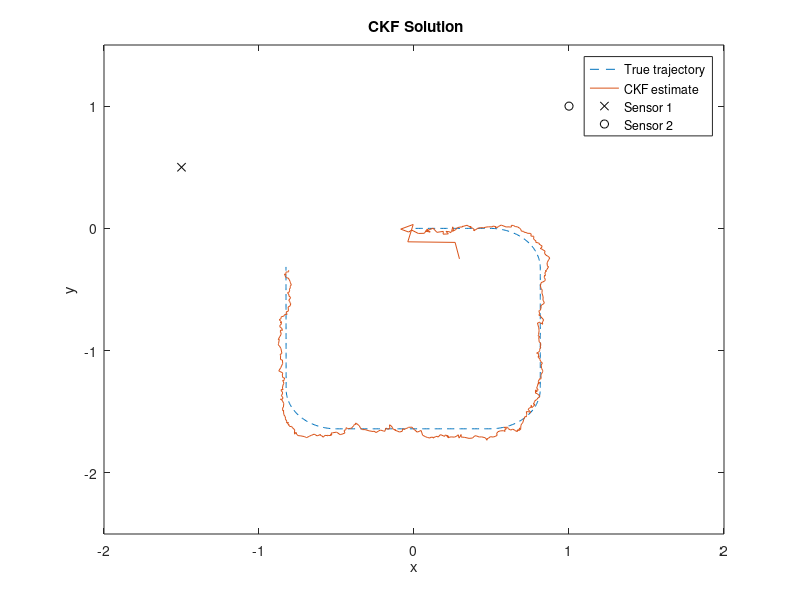

Here is the MATLAB script that generated this plot:
%%%%%%%%%%%%%%%%%%%%%%%%%%%%%%%%%%%%%%%%%%%%%%%%%%%%%%%%%%%%%%%%%
%
% Supplemental Matlab code for Exercise 4.3
%
% This software is distributed under the GNU General Public 
% Licence (version 2 or later); please refer to the file 
% Licence.txt, included with the software, for details.
%
%%%%%%%%%%%%%%%%%%%%%%%%%%%%%%%%%%%%%%%%%%%%%%%%%%%%%%%%%%%%%%%%%

%% Generate data

  % Lock seed
  randn('state',123);

  % Implement RMSE (true and estimate)
  rmse = @(X,EST) sqrt(mean(sum((X-EST).^2)));
  
  % Create a bit curved trajectory and angle
  % measurements from two sensors
  S1 = [-1.5;0.5]; % Position of sensor 1
  S2 = [1;1];      % Position of sensor 2
  sd = 0.05;       % Standard deviation of measurements
  dt = 0.01;       % Sampling period
  x0 = [0;0;1;0];  % Initial state

  a = zeros(1,500);
  a(1,50:100)  = pi/2/51/dt + 0.01*randn(1,51);
  a(1,200:250) = pi/2/51/dt + 0.01*randn(1,51);
  a(1,350:400) = pi/2/51/dt + 0.01*randn(1,51);
  x = x0;
  t = 0;
  X = [];
  Theta = [];
  T = [];
  for i=1:500
    F = [0 0  1    0;...
         0 0  0    1;...
         0 0  0   a(i);...
         0 0 -a(i) 0];
    x = expm(F*dt)*x;
    y1 = atan2(x(2)-S1(2), x(1)-S1(1)) + sd * randn;
    y2 = atan2(x(2)-S2(2), x(1)-S2(1)) + sd * randn;
    t  = t + dt;
    X = [X x];
    T = [T t];
    Theta = [Theta [y1;y2]];
  end
  steps = size(Theta,2);


%% Dynamic model

  % Parameters of the dynamic model
  qc = 0.1;
  
  % This is the transition matrix
  A  = [1 0 dt 0;
        0 1 0 dt;
        0 0 1 0;
        0 0 0 1];

  % This is the process noise covariance
  Q = [qc*dt^3/3 0 qc*dt^2/2 0;
       0 qc*dt^3/3 0 qc*dt^2/2;
       qc*dt^2/2 0 qc*dt 0;
       0 qc*dt^2/2 0 qc*dt];
  
   
%% Baseline solution
   
  % Baseline solution. The estimates
  % of x_k are stored as columns of
  % the matrix EST1.

  %if 0 %% <--- Uncomment to disable
  
  fprintf('Running base line solution.\n');
    
  % Initialize to true value
  m1 = x0;     
  EST1 = zeros(4,steps);
  
  % Set up figure
  %figure(1); clf
  
  % Loop through steps
  for k=1:steps
      
    % Compute crossing of the measurements
    dx1 = cos(Theta(1,k));
    dy1 = sin(Theta(1,k));
    dx2 = cos(Theta(2,k));
    dy2 = sin(Theta(2,k));
    d = [dx1 dx2; dy1 dy2]\[S2(1)-S1(1);S2(2)-S1(2)];
    
    % Crossing
    cross_xy = S1 + [dx1;dy1]*d(1);
    
    % Compute estimate
    m1(3:4) = [0;0];
    m1(1:2) = cross_xy;
    EST1(:,k) = m1;
    
    % Animate
    if rem(k,10) == 1
      len = 3;
      dx1 = len*cos(Theta(1,k));
      dy1 = len*sin(Theta(1,k));
      dx2 = len*cos(Theta(2,k));
      dy2 = len*sin(Theta(2,k));
      clf;
      plot(X(1,:),X(2,:),'r-',...
            m1(1),m1(2),'bo',...
            EST1(1,1:k),EST1(2,1:k),'b--',...
            [S1(1);S1(1)+dx1],[S1(2);S1(2)+dy1],'k--',...
            [S2(1);S2(1)+dx2],[S2(2);S2(2)+dy2],'k--');
       axis([-2 2 -2.5 1.5]);
      
      % Pause and draw
      drawnow;
      pause(.1)
    end
  end
    
  % Compute error
  err1 = rmse(X,EST1)

  % Plot baseline
   figure(1); clf
 
     plot(X(1,:),X(2,:),'--',...
          EST1(1,:),EST1(2,:),'-',...
          S1(1),S1(2),'kx',S2(1),S2(2),'ko')
     legend('True trajectory','Baseline estimate','Sensor 1','Sensor 2');
     xlabel('x'); ylabel('y'); title('\bf Baseline Solution')
     axis([-2 2 -2.5 1.5]);
   
     fprintf('This is the BL solution. Press enter.\n');
     pause;
   
  %end %% <--- Uncomment to disable
 
%% UKF solution
  
  % EKF solution. The estimates
  % of x_k are stored as columns of
  % the matrix EST2.
  
  %if 0 %% <--- Uncomment to disable

  fprintf('Running UKF solution.\n');

  m2 = x0;            % Initialize to true value
  P2 = eye(4);        % Some uncertainty
  R  = sd^2*eye(2);   % The joint covariance
  EST2 = zeros(4,steps);
  % Set up figure
  
  %UKF parameters
   n =4 ;

   alpha = 1;
   kappa = 0;
   beta = 0;
   lambda = ((alpha^2)*(n+kappa))- n;
   sigma_points = zeros(n,((2*n)+1),1);
   weights_mean = zeros(((2*n)+1),1);
   weights_cov = zeros(((2*n)+1),1);
   weights_mean(1,:) = lambda/(n+lambda);
   weights_cov(1,:) = (lambda/(n+lambda) )+ (1- (alpha^2) + beta);
   for i =2:((2*n)+1)
       weights_cov(i,:) = 1/(2*(n+lambda));
       weights_mean(i,:) = 1/(2*(n+lambda));
   end
 
  H = @(x) [atan2((x(2) - S1(2)),(x(1) - S1(1)));atan2((x(2) - S2(2)),(x(1) - S2(1)))];
  % Loop through steps
  for k=1:steps
   
    m2_pred = A*m2;
    P2_pred = A*P2*A'+ Q;
    
    sigma_points_pred = zeros(n,((2*n)+1),1);
    sigma_points_pred(:,1)= m2_pred;
    cholesky_factor_pred = sqrtm(P2_pred);%cholcov(P2_pred);
    for i=1:n
        sigma_points_pred(:,i+1)= m2_pred + (sqrt(n+lambda)) * cholesky_factor_pred(:,i);
        sigma_points_pred(:,n+i+1)= m2_pred - (sqrt(n+lambda)) * cholesky_factor_pred(:,i);
    end
    
    Y_hat = zeros(2,((2*n)+1));
    for i=1:((2*n)+1)
        Y_hat(:,i) = H(sigma_points_pred(:,i));
    end    
    
    uk =  Y_hat  * weights_mean ;
    Sk = [0 0;0 0];
    Ck = [0 0; 0 0;0 0 ;0 0];

    for i=1:((2*n) +1)
        Sk = Sk +((weights_cov(i,:) *(Y_hat(:,i)- uk))*(Y_hat(:,i)-uk)') + R;
        Ck =  Ck+ (weights_cov(i,:) * (sigma_points_pred(:,i) - m2_pred ))* (Y_hat(:,i)- uk)';
    end

    Kk = Ck*inv(Sk);
    m2 = m2_pred + (Kk*(Theta(:,k)-uk));
    P2 = P2_pred - Kk*Sk*Kk';    
    
    EST2(:,k) = m2;
    
    % Animate
    if rem(k,10) == 1
      len = 3;
      dx1 = len*cos(Theta(1,k));
      dy1 = len*sin(Theta(1,k));
      dx2 = len*cos(Theta(2,k));
      dy2 = len*sin(Theta(2,k));
      clf;
      plot(X(1,:),X(2,:),'r-',...
           m2(1),m2(2),'bo',...
           EST2(1,1:k),EST2(2,1:k),'b--',...
           [S1(1);S1(1)+dx1],[S1(2);S1(2)+dy1],'k--',...
           [S2(1);S2(1)+dx2],[S2(2);S2(2)+dy2],'k--');
      axis([-2 2 -2.5 1.5]);
      
      %Pause and draw
      drawnow;
      pause(.1)
    end
  end

  % Compute error
  err2 = rmse(X,EST2)
  
  %Plot EKF
  figure(1); clf

    plot(X(1,:),X(2,:),'--',...
         EST2(1,:),EST2(2,:),'-',...
         S1(1),S1(2),'kx',S2(1),S2(2),'ko')
    legend('True trajectory','UKF estimate','Sensor 1','Sensor 2');
    xlabel('x'); ylabel('y'); title('\bf UKF Solution')
    axis([-2 2 -2.5 1.5]);
  
  
  fprintf('This will be the UKF solution. Press enter.\n');
  pause;
  
  %end %% <--- Uncomment to disable


%% CKF solution
  
  % CKF solution. The estimates
  % of x_k are stored as columns of
  % the matrix EST3.
  
  %if 0 %% <--- Uncomment to disable

  fprintf('Running CKF solution.\n');

  m3 = x0;            % Initialize to true value
  P3 = eye(4);        % Some uncertainty
  R  = sd^2*eye(2);   % The joint covariance
  EST3 = zeros(4,steps);
  % Set up figure
  H = @(x) [atan2((x(2) - S1(2)),(x(1) - S1(1)));atan2((x(2) - S2(2)),(x(1) - S2(1)))];
  
  %CKF parameters
 
   n =4 ;
   alpha = 1;
   kappa = 0;
   beta = 0;
   lambda = ((alpha^2)*(n+kappa))- n;
   %xi = zeros(((2*n)+1),1);
   xi = sqrt(n) * [eye(n) -eye(n)];
      

   % Loop through steps
  for k=1:steps
   
    m3_pred = A*m3;
    P3_pred = A*P3*A'+ Q;

    sigma_points_pred = zeros(n,(2*n),1);
    for i=1:(2*n)
        sigma_points_pred(:,i)= m3_pred + (sqrtm(P3_pred)*xi(:,i));
    end
    Y_hat = zeros(2,(2*n),1);
    for i=1:(2*n)
        Y_hat(:,i) = H(sigma_points_pred(:,i));
    end
    uk =[0;0];
    Sk = [0 0;0 0];
    Ck = [0 0;0 0;0 0;0 0];
    for i=1:(2*n)
        uk = uk+ Y_hat(:,i);
    end
    uk=uk/(2*n);
    for i=1:(2*n)
        Sk = Sk +( ((Y_hat(:,i)-uk) * (Y_hat(:,i)-uk)')+R);
    end
    Sk=Sk/(2*n);
    for i=1:(2*n)
        Ck = Ck + ((sigma_points_pred(:,i)-m3_pred) * (Y_hat(:,i)-uk)');
    end
    Ck=Ck/(2*n);  
    
    Kk = Ck*inv(Sk);
    m3 = m3_pred + (Kk*(Theta(:,k)-uk));
    P3 = P3_pred - Kk*Sk*Kk';  
    EST3(:,k) = m3;
    
    % Animate
    if rem(k,10) == 1
      len = 3;
      dx1 = len*cos(Theta(1,k));
      dy1 = len*sin(Theta(1,k));
      dx2 = len*cos(Theta(2,k));
      dy2 = len*sin(Theta(2,k));
      clf;
      plot(X(1,:),X(2,:),'r-',...
           m3(1),m3(2),'bo',...
           EST3(1,1:k),EST3(2,1:k),'b--',...
           [S1(1);S1(1)+dx1],[S1(2);S1(2)+dy1],'k--',...
           [S2(1);S2(1)+dx2],[S2(2);S2(2)+dy2],'k--');
      axis([-2 2 -2.5 1.5]);
      
      %Pause and draw
      drawnow;
      pause(.1)
    end
  end

  % Compute error
  err3 = rmse(X,EST3)
  
  %Plot EKF
  figure(1); clf

    plot(X(1,:),X(2,:),'--',...
         EST3(1,:),EST3(2,:),'-',...
         S1(1),S1(2),'kx',S2(1),S2(2),'ko')
    legend('True trajectory','CKF estimate','Sensor 1','Sensor 2');
    xlabel('x'); ylabel('y'); title('\bf CKF Solution')
    axis([-2 2 -2.5 1.5]);
  
  
  fprintf('This will be the CKF solution. Press enter.\n');
  pause;